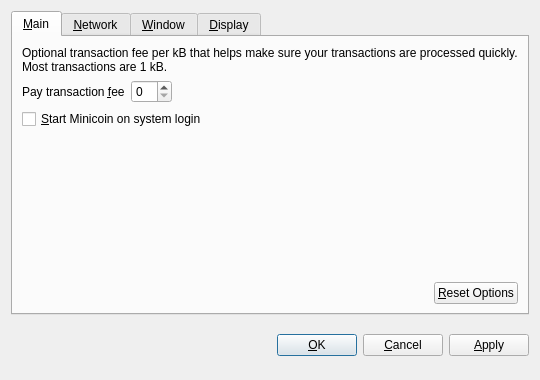
<?xml version="1.0" encoding="UTF-8"?>
<ui version="4.0">
 <class>OptionsDialog</class>
 <widget class="QDialog" name="OptionsDialog">
  <property name="geometry">
   <rect>
    <x>0</x>
    <y>0</y>
    <width>540</width>
    <height>380</height>
   </rect>
  </property>
  <property name="windowTitle">
   <string>Options</string>
  </property>
  <property name="modal">
   <bool>true</bool>
  </property>
  <layout class="QVBoxLayout" name="verticalLayout">
   <item>
    <widget class="QTabWidget" name="tabWidget">
     <property name="tabPosition">
      <enum>QTabWidget::North</enum>
     </property>
     <property name="currentIndex">
      <number>0</number>
     </property>
     <widget class="QWidget" name="tabMain">
      <attribute name="title">
       <string>&amp;Main</string>
      </attribute>
      <layout class="QVBoxLayout" name="verticalLayout_Main">
       <item>
        <widget class="QLabel" name="transactionFeeInfoLabel">
         <property name="text">
          <string>Optional transaction fee per kB that helps make sure your transactions are processed quickly. Most transactions are 1 kB.</string>
         </property>
         <property name="textFormat">
          <enum>Qt::PlainText</enum>
         </property>
         <property name="wordWrap">
          <bool>true</bool>
         </property>
        </widget>
       </item>
       <item>
        <layout class="QHBoxLayout" name="horizontalLayout_1_Main">
         <item>
          <widget class="QLabel" name="transactionFeeLabel">
           <property name="text">
            <string>Pay transaction &amp;fee</string>
           </property>
           <property name="textFormat">
            <enum>Qt::PlainText</enum>
           </property>
           <property name="buddy">
            <cstring>transactionFee</cstring>
           </property>
          </widget>
         </item>
         <item>
          <widget class="BitcoinAmountField" name="transactionFee"/>
         </item>
         <item>
          <spacer name="horizontalSpacer_1_Main">
           <property name="orientation">
            <enum>Qt::Horizontal</enum>
           </property>
           <property name="sizeHint" stdset="0">
            <size>
             <width>40</width>
             <height>20</height>
            </size>
           </property>
          </spacer>
         </item>
        </layout>
       </item>
       <item>
        <widget class="QCheckBox" name="bitcoinAtStartup">
         <property name="toolTip">
          <string>Automatically start Minicoin after logging in to the system.</string>
         </property>
         <property name="text">
          <string>&amp;Start Minicoin on system login</string>
         </property>
        </widget>
       </item>
       <item>
        <spacer name="verticalSpacer_Main">
         <property name="orientation">
          <enum>Qt::Vertical</enum>
         </property>
         <property name="sizeHint" stdset="0">
          <size>
           <width>20</width>
           <height>40</height>
          </size>
         </property>
        </spacer>
       </item>
       <item>
        <layout class="QHBoxLayout" name="horizontalLayout_2_Main">
         <item>
          <spacer name="horizontalSpacer_2_Main">
           <property name="orientation">
            <enum>Qt::Horizontal</enum>
           </property>
           <property name="sizeHint" stdset="0">
            <size>
             <width>40</width>
             <height>20</height>
            </size>
           </property>
          </spacer>
         </item>
         <item>
          <widget class="QPushButton" name="resetButton">
           <property name="toolTip">
            <string>Reset all client options to default.</string>
           </property>
           <property name="text">
            <string>&amp;Reset Options</string>
           </property>
           <property name="autoDefault">
            <bool>false</bool>
           </property>
          </widget>
         </item>
        </layout>
       </item>
      </layout>
     </widget>
     <widget class="QWidget" name="tabNetwork">
      <attribute name="title">
       <string>&amp;Network</string>
      </attribute>
      <layout class="QVBoxLayout" name="verticalLayout_Network">
       <item>
        <widget class="QCheckBox" name="mapPortUpnp">
         <property name="toolTip">
          <string>&lt;html&gt;&lt;head/&gt;&lt;body&gt;&lt;p&gt;Automatically open the Minicoin client port on the router. This only works when your router supports UPnP and it is enabled.&lt;/p&gt;&lt;/body&gt;&lt;/html&gt;</string>
         </property>
         <property name="text">
          <string>Map port using &amp;UPnP</string>
         </property>
        </widget>
       </item>
       <item>
        <widget class="QCheckBox" name="connectSocks">
         <property name="toolTip">
          <string>Connect to the Minicoin network through a SOCKS proxy (e.g. when connecting through Tor).</string>
         </property>
         <property name="text">
          <string>&amp;Connect through SOCKS proxy:</string>
         </property>
        </widget>
       </item>
       <item>
        <layout class="QHBoxLayout" name="horizontalLayout_Network">
         <item>
          <widget class="QLabel" name="proxyIpLabel">
           <property name="text">
            <string>Proxy &amp;IP:</string>
           </property>
           <property name="textFormat">
            <enum>Qt::PlainText</enum>
           </property>
           <property name="buddy">
            <cstring>proxyIp</cstring>
           </property>
          </widget>
         </item>
         <item>
          <widget class="QValidatedLineEdit" name="proxyIp">
           <property name="maximumSize">
            <size>
             <width>140</width>
             <height>16777215</height>
            </size>
           </property>
           <property name="toolTip">
            <string>IP address of the proxy (e.g. 127.0.0.1)</string>
           </property>
          </widget>
         </item>
         <item>
          <widget class="QLabel" name="proxyPortLabel">
           <property name="text">
            <string>&amp;Port:</string>
           </property>
           <property name="textFormat">
            <enum>Qt::PlainText</enum>
           </property>
           <property name="buddy">
            <cstring>proxyPort</cstring>
           </property>
          </widget>
         </item>
         <item>
          <widget class="QLineEdit" name="proxyPort">
           <property name="maximumSize">
            <size>
             <width>55</width>
             <height>16777215</height>
            </size>
           </property>
           <property name="toolTip">
            <string>Port of the proxy (e.g. 9050)</string>
           </property>
          </widget>
         </item>
         <item>
          <widget class="QLabel" name="socksVersionLabel">
           <property name="text">
            <string>SOCKS &amp;Version:</string>
           </property>
           <property name="textFormat">
            <enum>Qt::PlainText</enum>
           </property>
           <property name="buddy">
            <cstring>socksVersion</cstring>
           </property>
          </widget>
         </item>
         <item>
          <widget class="QValueComboBox" name="socksVersion">
           <property name="toolTip">
            <string>SOCKS version of the proxy (e.g. 5)</string>
           </property>
          </widget>
         </item>
         <item>
          <spacer name="horizontalSpacer_Network">
           <property name="orientation">
            <enum>Qt::Horizontal</enum>
           </property>
           <property name="sizeHint" stdset="0">
            <size>
             <width>40</width>
             <height>20</height>
            </size>
           </property>
          </spacer>
         </item>
        </layout>
       </item>
       <item>
        <spacer name="verticalSpacer_Network">
         <property name="orientation">
          <enum>Qt::Vertical</enum>
         </property>
         <property name="sizeHint" stdset="0">
          <size>
           <width>20</width>
           <height>40</height>
          </size>
         </property>
        </spacer>
       </item>
      </layout>
     </widget>
     <widget class="QWidget" name="tabWindow">
      <attribute name="title">
       <string>&amp;Window</string>
      </attribute>
      <layout class="QVBoxLayout" name="verticalLayout_Window">
       <item>
        <widget class="QCheckBox" name="minimizeToTray">
         <property name="toolTip">
          <string>Show only a tray icon after minimizing the window.</string>
         </property>
         <property name="text">
          <string>&amp;Minimize to the tray instead of the taskbar</string>
         </property>
        </widget>
       </item>
       <item>
        <widget class="QCheckBox" name="minimizeOnClose">
         <property name="toolTip">
          <string>Minimize instead of exit the application when the window is closed. When this option is enabled, the application will be closed only after selecting Quit in the menu.</string>
         </property>
         <property name="text">
          <string>M&amp;inimize on close</string>
         </property>
        </widget>
       </item>
       <item>
        <spacer name="verticalSpacer_Window">
         <property name="orientation">
          <enum>Qt::Vertical</enum>
         </property>
         <property name="sizeHint" stdset="0">
          <size>
           <width>20</width>
           <height>40</height>
          </size>
         </property>
        </spacer>
       </item>
      </layout>
     </widget>
     <widget class="QWidget" name="tabDisplay">
      <attribute name="title">
       <string>&amp;Display</string>
      </attribute>
      <layout class="QVBoxLayout" name="verticalLayout_Display">
       <item>
        <layout class="QHBoxLayout" name="horizontalLayout_1_Display">
         <item>
          <widget class="QLabel" name="langLabel">
           <property name="text">
            <string>User Interface &amp;language:</string>
           </property>
           <property name="textFormat">
            <enum>Qt::PlainText</enum>
           </property>
           <property name="buddy">
            <cstring>lang</cstring>
           </property>
          </widget>
         </item>
         <item>
          <widget class="QValueComboBox" name="lang">
           <property name="toolTip">
            <string>&lt;html&gt;&lt;head/&gt;&lt;body&gt;&lt;p&gt;The user interface language can be set here. This setting will take effect after restarting Minicoin.&lt;/p&gt;&lt;/body&gt;&lt;/html&gt;</string>
           </property>
          </widget>
         </item>
        </layout>
       </item>
       <item>
        <layout class="QHBoxLayout" name="horizontalLayout_2_Display">
         <item>
          <widget class="QLabel" name="unitLabel">
           <property name="text">
            <string>&amp;Unit to show amounts in:</string>
           </property>
           <property name="textFormat">
            <enum>Qt::PlainText</enum>
           </property>
           <property name="buddy">
            <cstring>unit</cstring>
           </property>
          </widget>
         </item>
         <item>
          <widget class="QValueComboBox" name="unit">
           <property name="toolTip">
            <string>Choose the default subdivision unit to show in the interface and when sending coins.</string>
           </property>
          </widget>
         </item>
        </layout>
       </item>
       <item>
        <widget class="QCheckBox" name="displayAddresses">
         <property name="toolTip">
          <string>&lt;html&gt;&lt;head/&gt;&lt;body&gt;&lt;p&gt;Whether to show Minicoin addresses in the transaction list or not.&lt;/p&gt;&lt;/body&gt;&lt;/html&gt;</string>
         </property>
         <property name="text">
          <string>&amp;Display addresses in transaction list</string>
         </property>
        </widget>
       </item>
       <item>
        <spacer name="verticalSpacer_Display">
         <property name="orientation">
          <enum>Qt::Vertical</enum>
         </property>
         <property name="sizeHint" stdset="0">
          <size>
           <width>20</width>
           <height>40</height>
          </size>
         </property>
        </spacer>
       </item>
      </layout>
     </widget>
    </widget>
   </item>
   <item>
    <layout class="QHBoxLayout" name="horizontalLayout_Buttons">
     <item>
      <spacer name="horizontalSpacer_1">
       <property name="orientation">
        <enum>Qt::Horizontal</enum>
       </property>
       <property name="sizeHint" stdset="0">
        <size>
         <width>40</width>
         <height>48</height>
        </size>
       </property>
      </spacer>
     </item>
     <item>
      <widget class="QLabel" name="statusLabel">
       <property name="font">
        <font>
         <weight>75</weight>
         <bold>true</bold>
        </font>
       </property>
       <property name="text">
        <string/>
       </property>
       <property name="textFormat">
        <enum>Qt::PlainText</enum>
       </property>
       <property name="wordWrap">
        <bool>true</bool>
       </property>
      </widget>
     </item>
     <item>
      <spacer name="horizontalSpacer_2">
       <property name="orientation">
        <enum>Qt::Horizontal</enum>
       </property>
       <property name="sizeHint" stdset="0">
        <size>
         <width>40</width>
         <height>48</height>
        </size>
       </property>
      </spacer>
     </item>
     <item>
      <widget class="QPushButton" name="okButton">
       <property name="text">
        <string>&amp;OK</string>
       </property>
      </widget>
     </item>
     <item>
      <widget class="QPushButton" name="cancelButton">
       <property name="text">
        <string>&amp;Cancel</string>
       </property>
       <property name="autoDefault">
        <bool>false</bool>
       </property>
      </widget>
     </item>
     <item>
      <widget class="QPushButton" name="applyButton">
       <property name="text">
        <string>&amp;Apply</string>
       </property>
       <property name="autoDefault">
        <bool>false</bool>
       </property>
      </widget>
     </item>
    </layout>
   </item>
  </layout>
 </widget>
 <customwidgets>
  <customwidget>
   <class>QValidatedLineEdit</class>
   <extends>QLineEdit</extends>
   <header>qvalidatedlineedit.h</header>
  </customwidget>
  <customwidget>
   <class>BitcoinAmountField</class>
   <extends>QSpinBox</extends>
   <header>bitcoinamountfield.h</header>
   <container>1</container>
  </customwidget>
  <customwidget>
   <class>QValueComboBox</class>
   <extends>QComboBox</extends>
   <header>qvaluecombobox.h</header>
  </customwidget>
 </customwidgets>
 <resources/>
 <connections/>
</ui>
